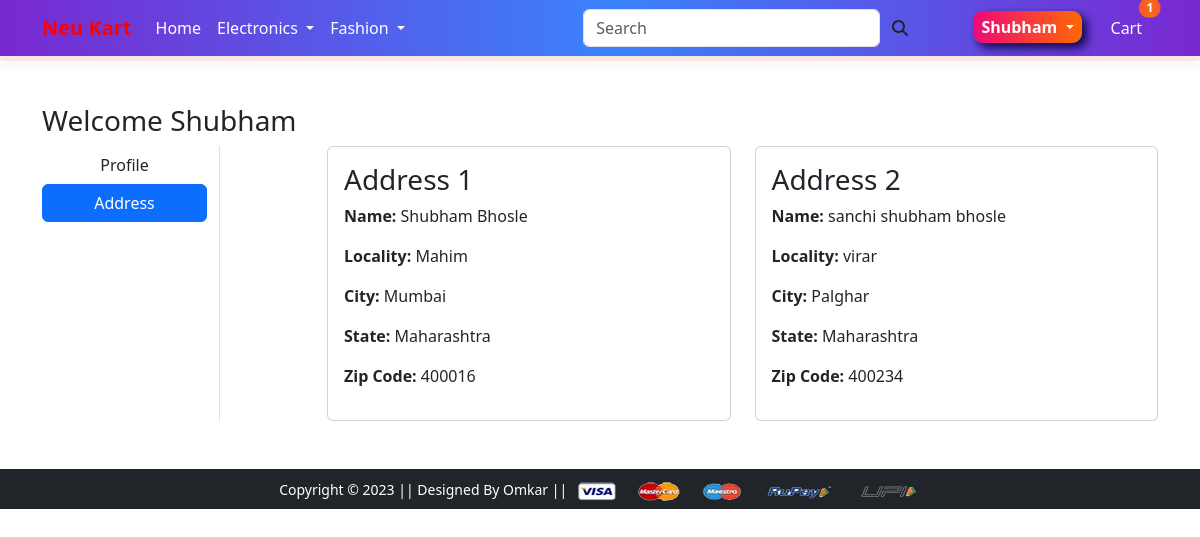
The app's page /address/ (signed in) with its own data.
### app/models.py (models this page shows, shortened)
class Customer(models.Model):
    user=models.ForeignKey(User, on_delete=models.CASCADE)
    name=models.CharField(max_length=200)
    locality=models.CharField(max_length=200)
    city=models.CharField(max_length=50)
    zipcode=models.IntegerField()
    state=models.CharField(choices=STATE_CHOICES, max_length=50)

### app/views.py (the view)
# urls.py: path('address/', views.address, name='address'),
@login_required
def address(request):
 totalitem=0
 if request.user.is_authenticated:
   totalitem = len(Cart.objects.filter(user=request.user))
 address=Customer.objects.filter(user=request.user)
 return render(request, 'app/address.html', {'address':address, 'active':'btn-primary', 'totalitem': totalitem})

### app/templates/app/address.html (shortened to what this page needs)
{% extends 'app/base.html' %}
{% load static %}
{% block main-content %}
<div class="container my-5">
 <div class="row">
 <h3>Welcome <span class="text-capitalize">{{request.user}}</span></h3>
  <div class="col-sm-2 border-end">
   <ul class="list-unstyled">
    <li class="d-grid"><a href="{% url 'profile' %}" class="btn">Profile</a></li>
    <li class="d-grid"><a href="{% url 'address' %}" class="btn {{active}}">Address</a></li>
   </ul>
  </div>
  <div class="col-sm-9 offset-sm-1">
   <div class="row">
    {% for add in address %}
    <div class="col-sm-6">
     <div class="card">
      <div class="card-body">
       <h3>Address {{forloop.counter}}</h3>
       <p><b>Name:</b> {{add.name}}</p>
       <p><b>Locality:</b> {{add.locality}}</p>
       <p><b>City:</b> {{add.city}}</p>
       <p><b>State:</b> {{add.state}}</p>
       <p><b>Zip Code:</b> {{add.zipcode}}</p>
      </div>
     </div>
    </div>
    {% endfor %}
   </div>
  </div>
 </div>
</div>
{% endblock main-content %}

### app/templates/app/base.html (shortened to what this page needs)
<!doctype html>
{% load static %}
<html lang="en">
  <head>
    <link href="https://cdn.jsdelivr.net/npm/bootstrap@5.3.1/dist/css/bootstrap.min.css" rel="stylesheet">
    <link rel="stylesheet" href="{% static 'app/css/owl.carousel.min.css' %}">
    <link rel="stylesheet" href="{% static 'app/css/all.min.css' %}">
    <link rel="stylesheet" href="{% static 'app/css/style.css' %}">
  </head>
  <body>
    <nav class="navbar navbar-expand-lg navbar-light gradient-custom custom-shadow">
     <div class="container">
       <a class="navbar-brand mb-0 h1 fs-5 fw-bolder" href="/" style="color: red;">Neu Kart</a>
       <div class="collapse navbar-collapse" id="navbarSupportedContent">
         <ul class="navbar-nav me-auto mb-2 mb-lg-0">
           <li class="nav-item">
             <a class="nav-link active" aria-current="page" style="color: white" href="/">Home</a>
           </li>
           <li class="nav-item dropdown">
             <a class="nav-link dropdown-toggle text-white" href="#" id="electronicsDropdown" role="button" data-bs-toggle="dropdown" aria-expanded="false">
               Electronics
             </a>
           </li>
           <li class="nav-item dropdown">
             <a class="nav-link dropdown-toggle text-white" href="#" id="fashionDropdown" role="button" data-bs-toggle="dropdown" aria-expanded="false">
               Fashion
             </a>
           </li>
         </ul>
         <form class="d-flex mx-auto">
          <input
          type="search"
          class="form-control col-md-4 rounded"
          placeholder="Search"
          aria-label="Search"
          aria-describedby="search-addon"
        />
        <span class="input-group-text transparent-background border-0" id="search-addon">
          <i class="fas fa-search"></i>
        </span>
         </form>
         <div>
          <ul class="navbar-nav me-auto mb-2 mb-lg-0">
            {% if request.user.is_authenticated %}
           <li class="nav-item dropdown mx-2">
              <a class="nav-link dropdown-toggle btn-grad1 btn-sm" href="#" id="profileDropdown" role="button" data-bs-toggle="dropdown" aria-expanded="false">
                <span class="text-capitalize">{{request.user}}</span>
              </a>
            </li>
            <li class="nav-item mx-2"><a href="{% url 'showcart' %}" class="btn border-0 nav-link text-white btn-sm position-relative">
              Cart
              <span class="position-absolute top-0 start-100 translate-middle  btn-grad badge rounded-pill cart-count">
              {{totalitem}}
              </span>
            </a></li>
            {% endif %}
          </ul>
         </div>
       </div>
     </div>
    </nav>
    {% block main-content %} {% endblock main-content %}
    <footer class="container-fluid bg-dark text-center p-2 mt-5">
        <small class="text-white">Copyright &copy; 2023 || Designed By Omkar || </small>
        <img src="{% static 'app/images/payment.png' %}" alt="" srcset="" class="img-fluid" height="2px">
    </footer>
  </body>
</html>

### app/static/app/css/style.css (style rules this page uses)
.gradient-custom { background: linear-gradient(to right, rgba(106, 17, 203, 0.9) 0%, rgba(37, 117, 252, 0.9) 51%, rgba(106, 17, 203, 0.9) 100%); }
.btn-grad1 { background-image: linear-gradient(to right, #ee0979 0%, #ff6a00 51%, #ee0979 100%); text-align: center; text-transform: uppercase; transition: 0.5s; background-size: 200% auto; color: white; font-weight: bold; margin-top: 3px; margin-right: 5px; box-shadow: 5px 5px 10px #120752; border-radius: 10px; display: block; padding: 4px 6px; }
.btn-grad { background-position: right center; color: #fff; text-decoration: none; background-image: linear-gradient(to right, #FF512F 0%, #f06f19 51%, #FF512F 100%); text-align: center; font-weight: bolder; border-radius: 10px; display: block; }
.custom-shadow { position: relative; }
.custom-shadow:before { content: ""; position: absolute; bottom: -5px; left: 0; right: 0; height: 5px; background: rgba(218, 13, 13, 0.1); box-shadow: 0 5px 10px rgba(196, 95, 27, 0.1); border-radius: 2px; }
.transparent-background { background-color: rgba(255, 255, 255, 0); }

### records on screen
Customer: name "Shubham Bhosle", locality "Mahim", city "Mumbai", state "Maharashtra", zipcode "400016"
Customer: name "sanchi shubham bhosle", locality "virar", city "Palghar", state "Maharashtra", zipcode "400234"

### other values on screen
{{ request.user }} "Shubham"
{{ totalitem }} "1"
